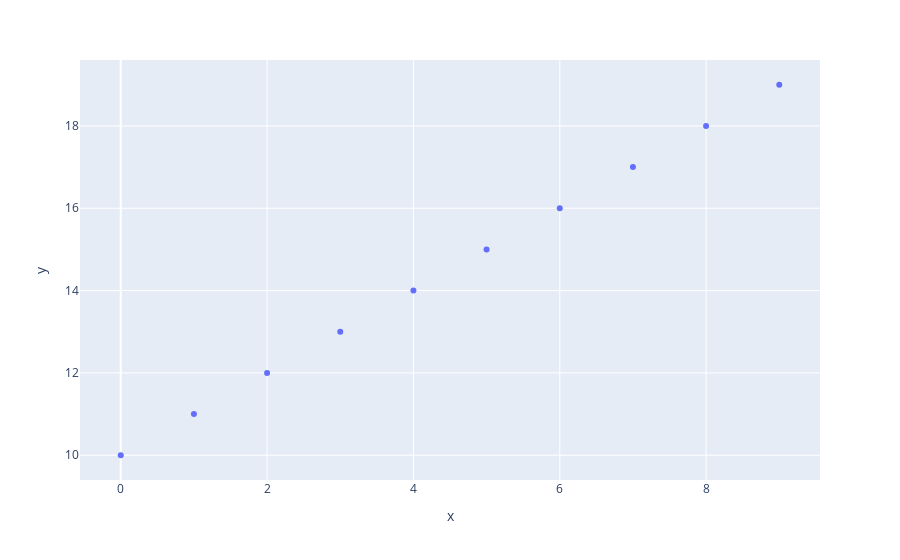

The cell this chart's notebook holds for it:
### Code cell
import numpy as np

x, y = np.arange(10), np.arange(10, 20)

px.scatter(x=x, y=y)

### Figure 1 — Plotly figure (JSON) as saved in the notebook; plotly's stock layout.template omitted (floating-point values rounded to 4 significant figures)
{"data": [{"hovertemplate": "x=%{x}<br>y=%{y}<extra></extra>", "legendgroup": "", "marker": {"color": "#636efa", "symbol": "circle"}, "mode": "markers", "name": "", "orientation": "v", "showlegend": false, "type": "scatter", "x": [0, 1, 2, 3, 4, 5, 6, 7, 8, 9], "xaxis": "x", "y": [10, 11, 12, 13, 14, 15, 16, 17, 18, 19], "yaxis": "y"}], "layout": {"legend": {"tracegroupgap": 0}, "margin": {"t": 60}, "xaxis": {"anchor": "y", "domain": [0, 1], "title": {"text": "x"}}, "yaxis": {"anchor": "x", "domain": [0, 1], "title": {"text": "y"}}}}
